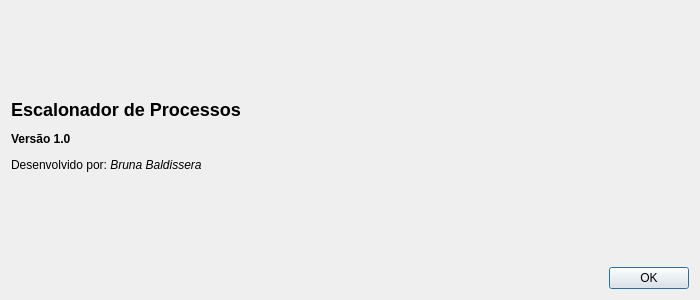
<?xml version="1.0" encoding="UTF-8"?>
<ui version="4.0">
 <class>AboutDialog</class>
 <widget class="QDialog" name="AboutDialog">
  <property name="geometry">
   <rect>
    <x>0</x>
    <y>0</y>
    <width>700</width>
    <height>300</height>
   </rect>
  </property>
  <property name="windowTitle">
   <string>Sobre</string>
  </property>
  <layout class="QGridLayout" name="gridLayout">
   <item row="1" column="0">
    <widget class="QDialogButtonBox" name="buttonBox">
     <property name="orientation">
      <enum>Qt::Horizontal</enum>
     </property>
     <property name="standardButtons">
      <set>QDialogButtonBox::Ok</set>
     </property>
    </widget>
   </item>
   <item row="0" column="0">
    <widget class="QLabel" name="label">
     <property name="text">
      <string>&lt;html&gt;&lt;head/&gt;&lt;body&gt;&lt;h2 style=&quot; margin-top:16px; margin-bottom:12px; margin-left:0px; margin-right:0px; -qt-block-indent:0; text-indent:0px;&quot;&gt;&lt;span style=&quot; font-size:x-large; font-weight:600;&quot;&gt;Escalonador de Processos&lt;/span&gt;&lt;/h2&gt;&lt;p&gt;&lt;span style=&quot; font-weight:600;&quot;&gt;Versão 1.0&lt;/span&gt;&lt;/p&gt;&lt;p&gt;Desenvolvido por: &lt;span style=&quot; font-style:italic;&quot;&gt;Bruna Baldissera&lt;/span&gt;&lt;/p&gt;&lt;/body&gt;&lt;/html&gt;</string>
     </property>
    </widget>
   </item>
  </layout>
 </widget>
 <resources/>
 <connections>
  <connection>
   <sender>buttonBox</sender>
   <signal>accepted()</signal>
   <receiver>AboutDialog</receiver>
   <slot>accept()</slot>
   <hints>
    <hint type="sourcelabel">
     <x>248</x>
     <y>254</y>
    </hint>
    <hint type="destinationlabel">
     <x>157</x>
     <y>274</y>
    </hint>
   </hints>
  </connection>
  <connection>
   <sender>buttonBox</sender>
   <signal>rejected()</signal>
   <receiver>AboutDialog</receiver>
   <slot>reject()</slot>
   <hints>
    <hint type="sourcelabel">
     <x>316</x>
     <y>260</y>
    </hint>
    <hint type="destinationlabel">
     <x>286</x>
     <y>274</y>
    </hint>
   </hints>
  </connection>
 </connections>
</ui>
